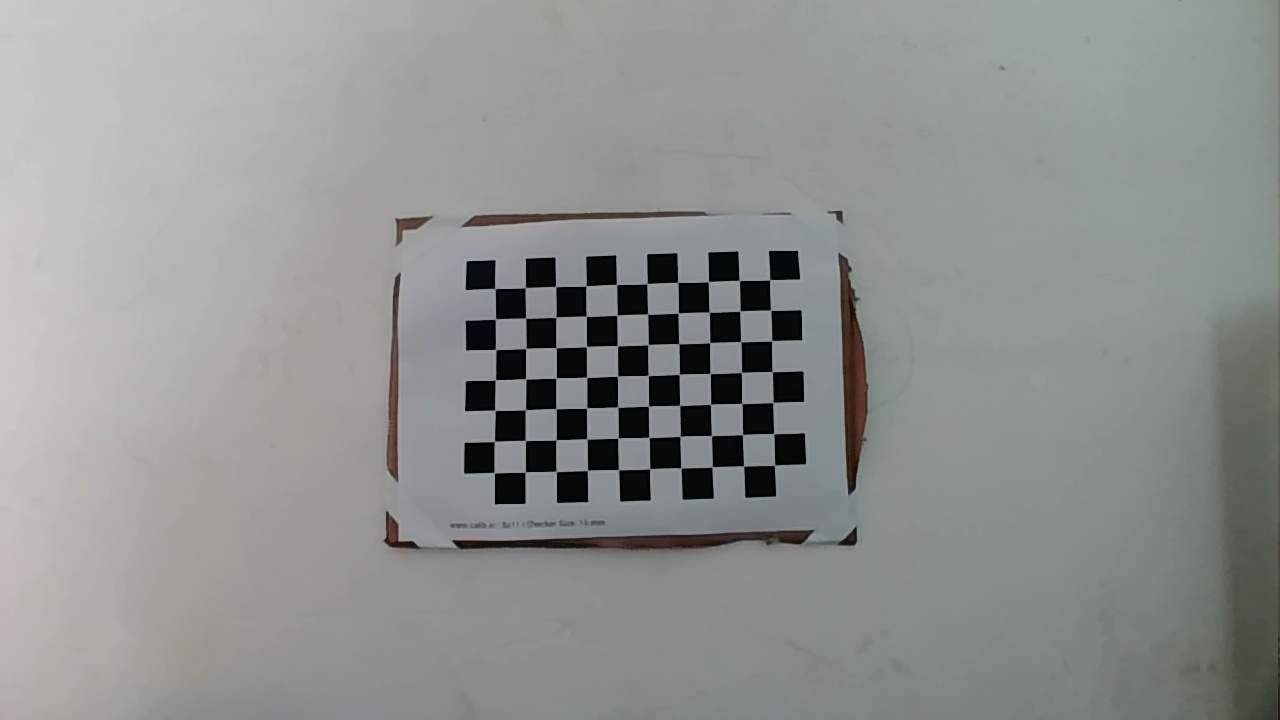
#> input picture Distance_measure/double_camera/新买短双目/save_image/left_image/left_0.jpg, 1280 x 720 px; its folder holds 4 pictures in this run
$ python 4-Calibration.py   (older library calls are emulated)
#> lines starting #> are read from the running program, lines starting #| are printed output that depends on the picture
import cv2
import os
import numpy as np

leftpath = 'save_image/left_image'
rightpath = 'save_image/right_image'
CHECKERBOARD = (7,10)  #棋盘格内角点数
square_size = (20,20)   #棋盘格大小，单位mm
criteria = (cv2.TERM_CRITERIA_EPS + cv2.TERM_CRITERIA_MAX_ITER, 30, 0.001)
imgpoints_l = []    #存放左图像坐标系下角点位置
imgpoints_r = []    #存放左图像坐标系下角点位置
objpoints = []   #存放世界坐标系下角点位置
objp = np.zeros((1, CHECKERBOARD[0]*CHECKERBOARD[1], 3), np.float32)
objp[0,:,:2] = np.mgrid[0:CHECKERBOARD[0], 0:CHECKERBOARD[1]].T.reshape(-1, 2)
objp[0,:,0] *= square_size[0]
objp[0,:,1] *= square_size[1]


for ii in os.listdir(leftpath):
    img_l = cv2.imread(os.path.join(leftpath,ii))
#> img_l is the input picture: shape (720, 1280, 3); mean B, G, R 143.9, 145.7, 143
    gray_l = cv2.cvtColor(img_l,cv2.COLOR_BGR2GRAY)

    ret_l, corners_l = cv2.findChessboardCorners(gray_l, CHECKERBOARD)   #检测棋盘格内角点
#> ret_l = True; corners_l = 70 rows, first 8: [770.3, 280.3], [770.4, 310.3], [771.7, 340.6], [771.7, 372.4], [773.1, 402.5], [773.6, 434.3], [774.6, 465], [738.6, 280.9]

    if ret_l:
        print(ii)
        objpoints.append(objp)
        corners2_l = cv2.cornerSubPix(gray_l,corners_l,(11,11),(-1,-1),criteria)
#> corners2_l = 70 rows, first 8: [769.7, 279.8], [770.6, 310.3], [771.6, 340.8], [772.2, 371.6], [772.9, 402.5], [773.8, 433.6], [774.5, 465.2], [739.2, 280.4]
        imgpoints_l.append(corners2_l)
        img = cv2.drawChessboardCorners(img_l, CHECKERBOARD, corners2_l, ret_l)
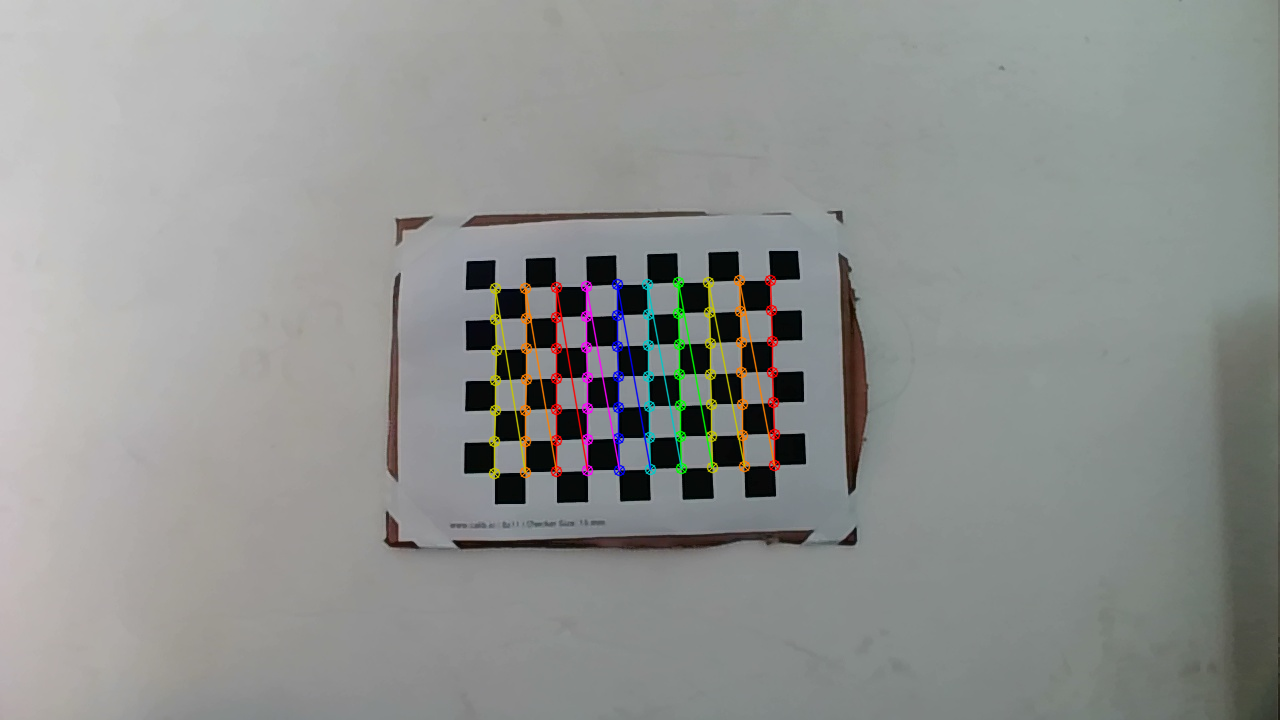
#> img: shape (720, 1280, 3); mean B, G, R 143.8, 146, 143.7
        cv2.imshow('ChessboardCornersimg', img_l)
        cv2.waitKey(1)
#> pass 2 of the loop `for ii in os.listdir(leftpath):`:
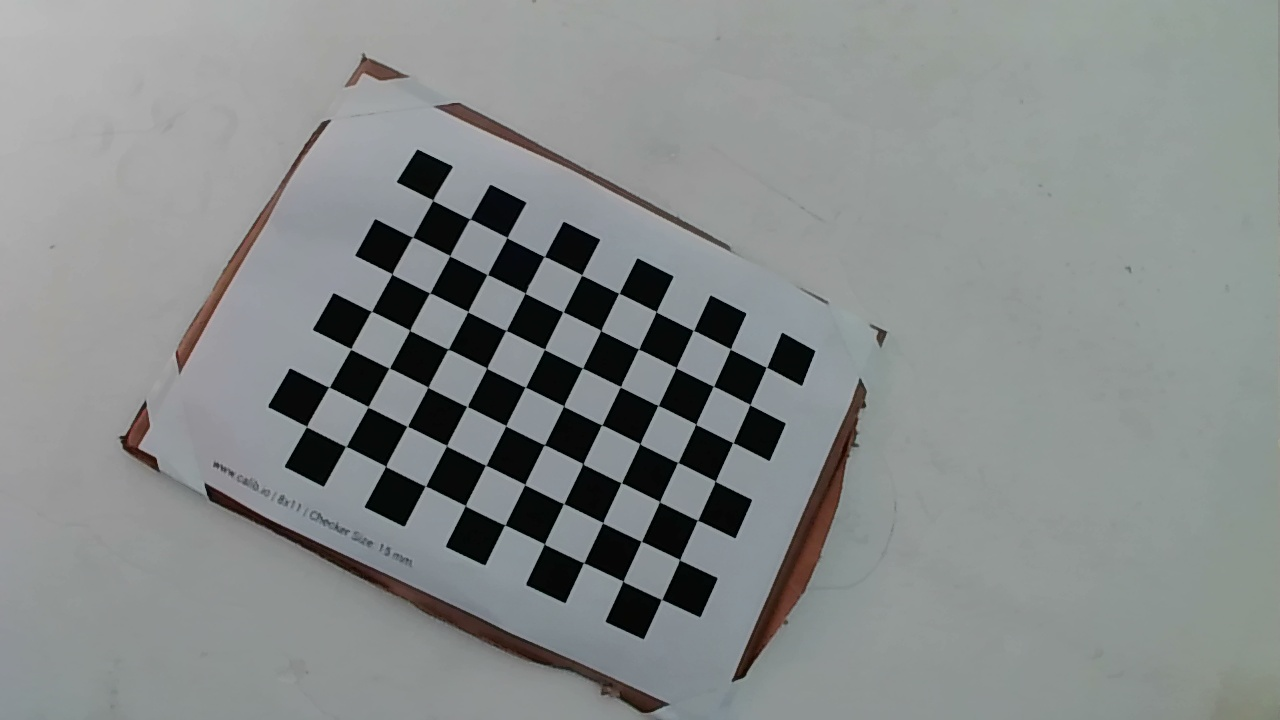
#> input picture Distance_measure/double_camera/新买短双目/save_image/left_image/left_10.jpg, 1280 x 720 px
#> img_l is the input picture: shape (720, 1280, 3); mean B, G, R 138.5, 138.9, 134.7
#> corners_l = 70 rows, first 8: [765.9, 367.8], [748.6, 403.9], [733.3, 442.8], [714.3, 480.9], [697, 521.5], [678.8, 560.2], [662.4, 600], [730.5, 349.1]
#> corners2_l = 70 rows, first 8: [766.5, 367.3], [749.8, 404.6], [732.9, 442.6], [715.3, 481.2], [697.5, 520.2], [679.6, 559.6], [661.5, 599.5], [730.3, 348.9]
#> `img = cv2.drawChessboardCorners(img_l, CHECKERBOARD, corners2_l, ret_l)`:
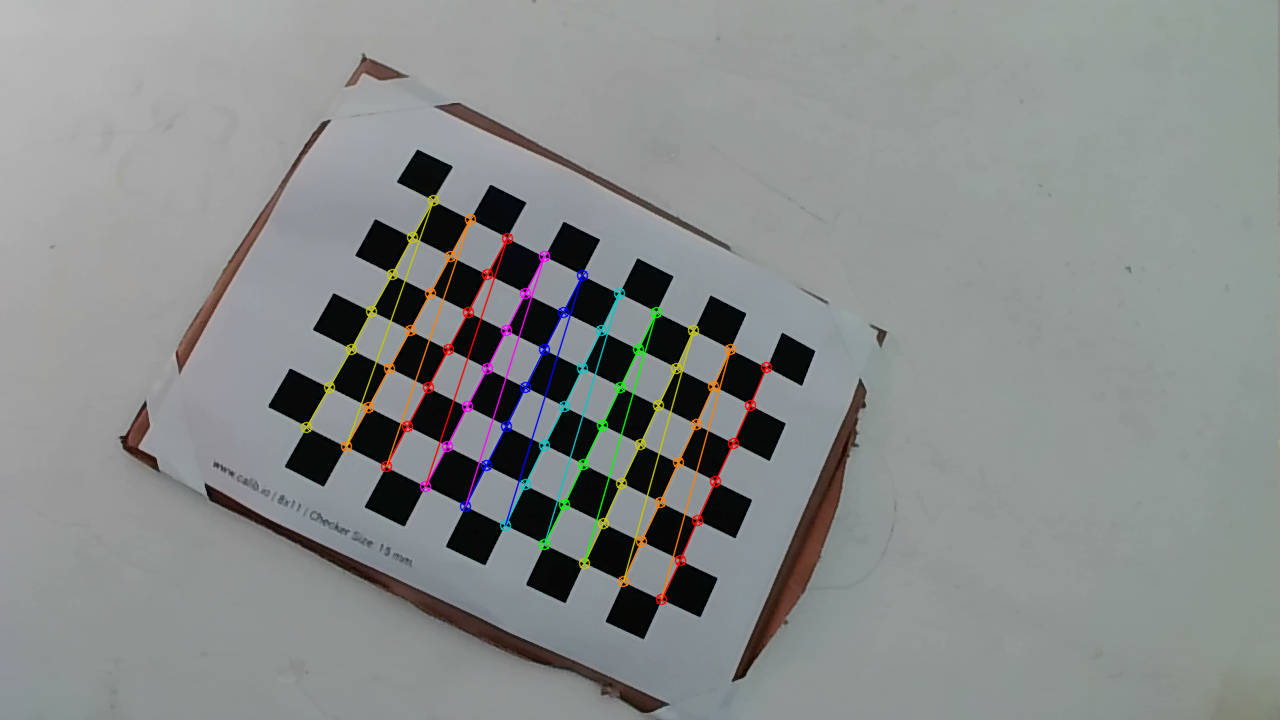
#> img: shape (720, 1280, 3); mean B, G, R 138.3, 139.1, 135.6
#> pass 3 of the loop `for ii in os.listdir(leftpath):`:
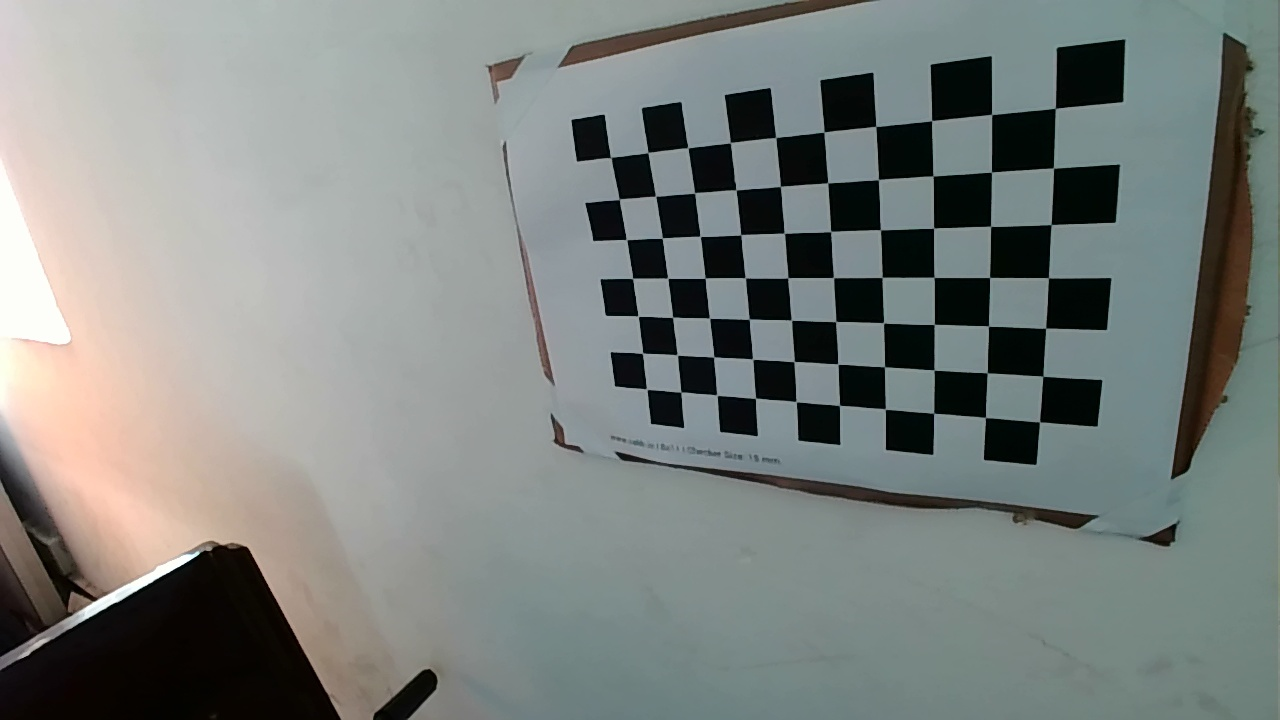
#> input picture Distance_measure/double_camera/新买短双目/save_image/left_image/left_11.jpg, 1280 x 720 px
#> img_l is the input picture: shape (720, 1280, 3); mean B, G, R 127.9, 130.9, 125.3
#> `gray_l = cv2.cvtColor(img_l,cv2.COLOR_BGR2GRAY)`:
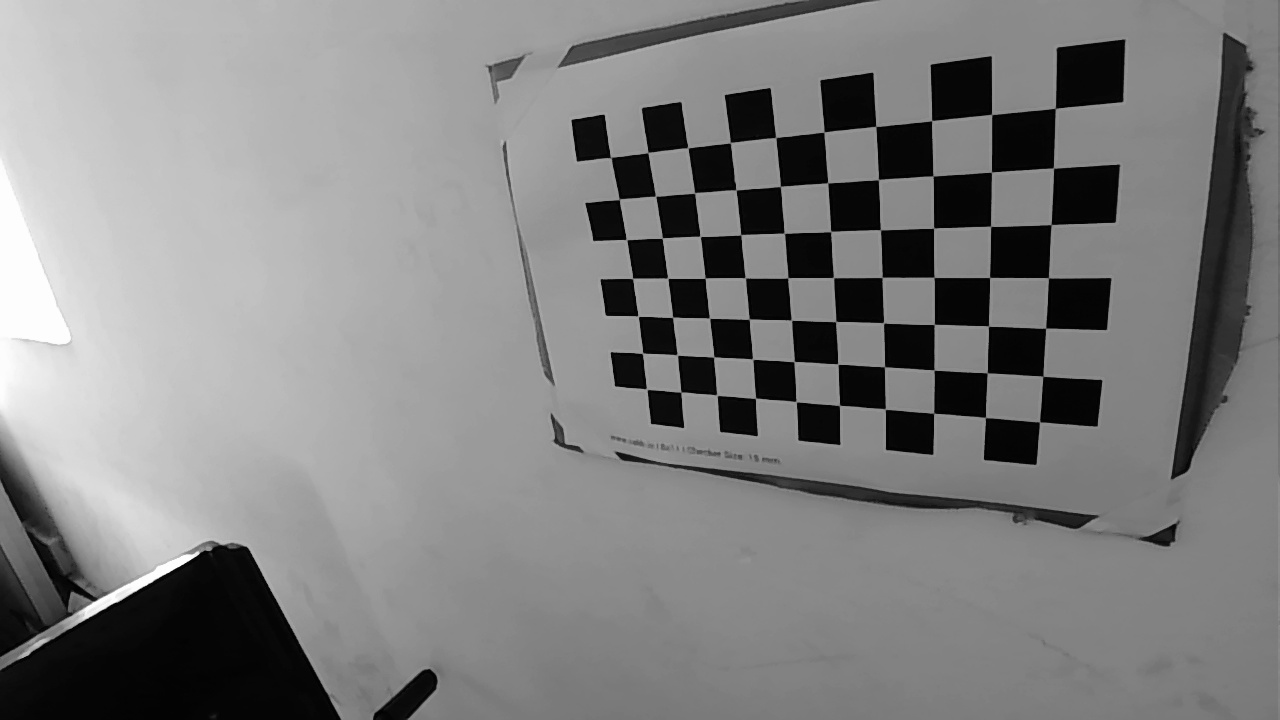
#> gray_l: shape (720, 1280); min 0, max 255, mean 128.9
#> corners_l = 70 rows, first 8: [1055, 108.4], [1053, 168.2], [1051.3, 225.1], [1047.9, 278.4], [1046.3, 328.2], [1042.5, 376.5], [1039.6, 422.3], [991.6, 114.7]
#> corners2_l = 70 rows, first 8: [1055.4, 108.3], [1053.5, 168.1], [1051.2, 224.6], [1048.4, 277.7], [1045.7, 328.2], [1042.8, 376.2], [1039.5, 421.8], [991.6, 114.4]
#> `img = cv2.drawChessboardCorners(img_l, CHECKERBOARD, corners2_l, ret_l)`:
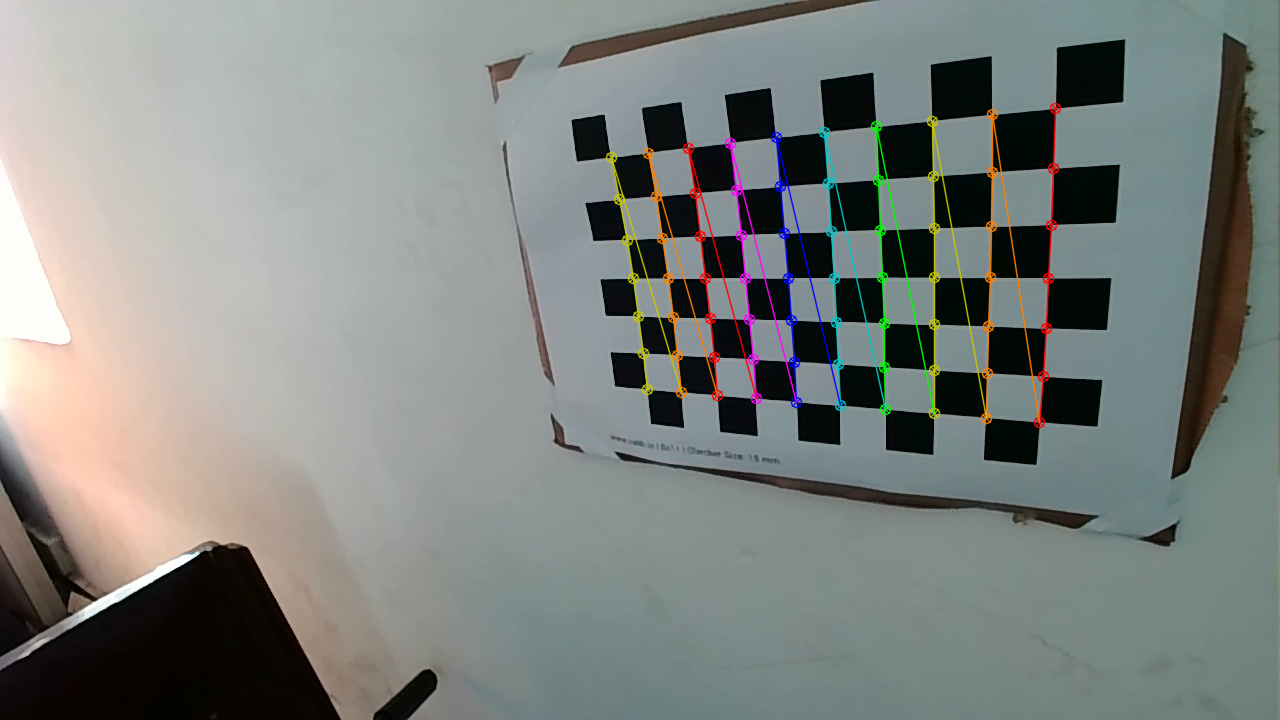
#> img: shape (720, 1280, 3); mean B, G, R 127.7, 131.2, 126.3
#> the loop made 4 passes; the first 3 are shown
        #cv2.imwrite('./ChessboardCornersimg.jpg', img)

#> (the run stopped early here; a loop or call above may not have finished)
